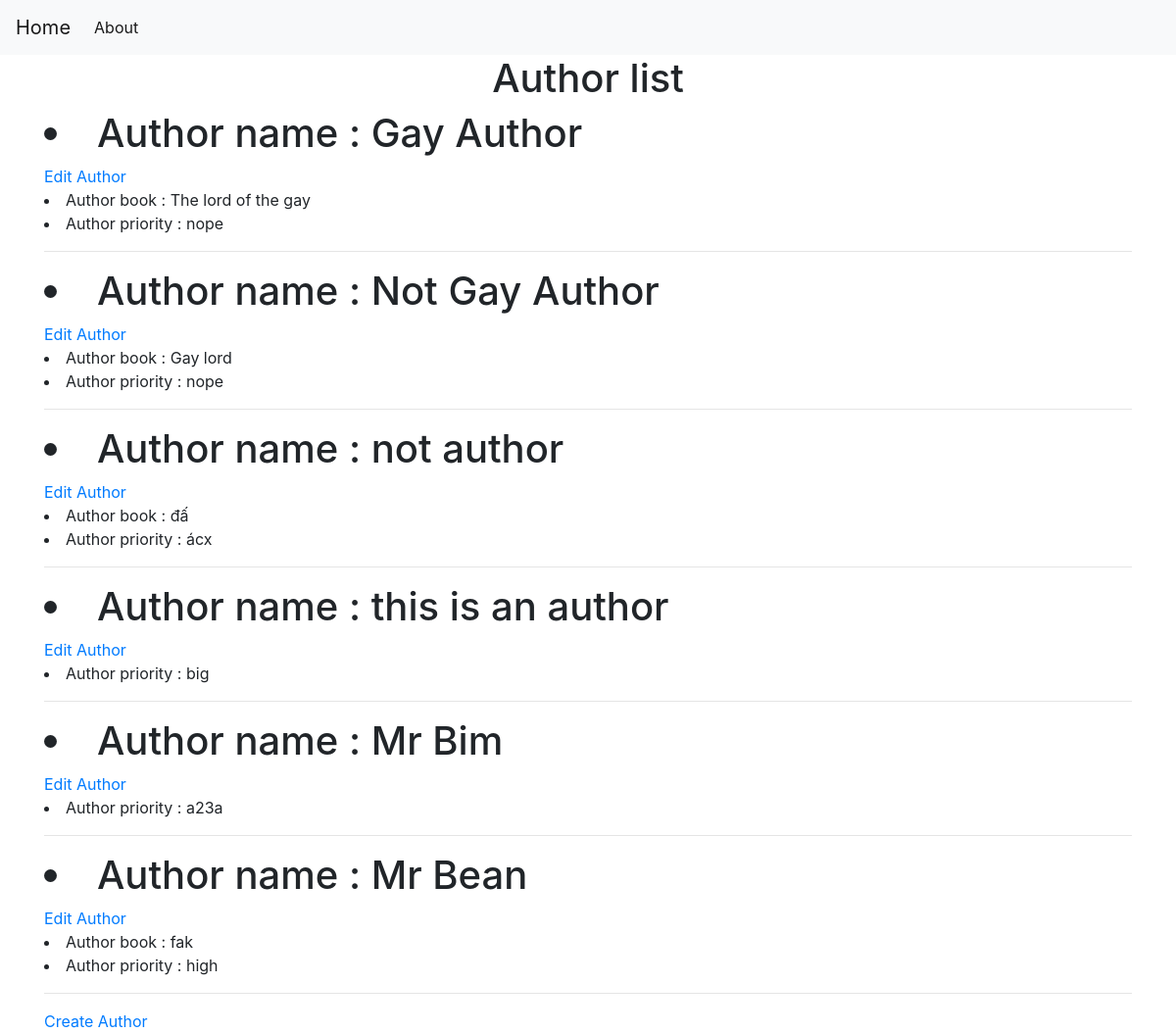
Page /author on the earlier database version.
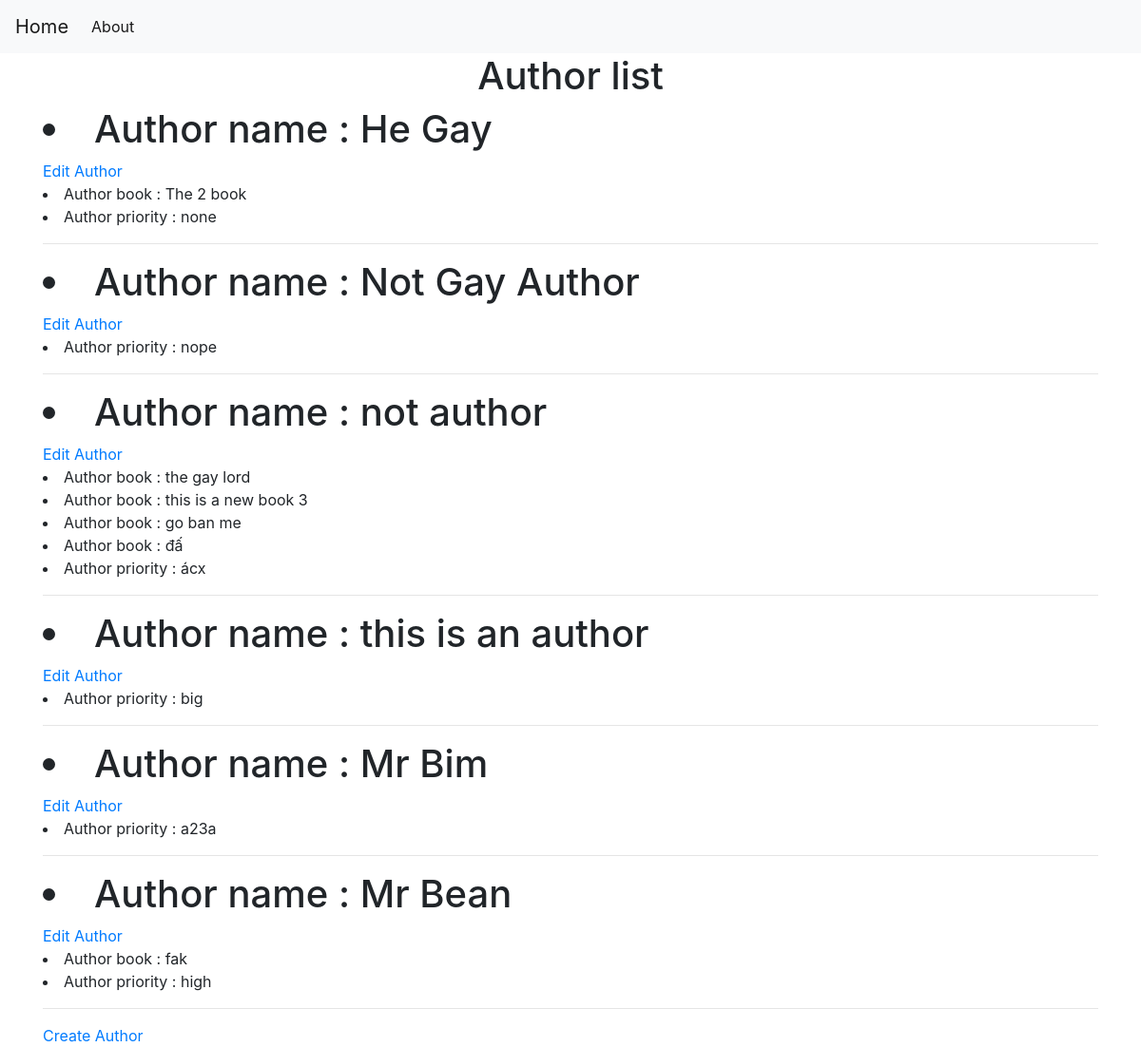
Same page on the later database version.
### tables this page shows
CREATE TABLE author (
    authorid INTEGER PRIMARY KEY ,
    name TEXT NOT NULL,
    priority TEXT NOT NULL
);

CREATE TABLE book (
    bookid INTEGER PRIMARY KEY ,
    title TEXT NOT NULL,
    authorid INTEGER,
    FOREIGN KEY(authorid) REFERENCES author(authorid)
);

### app.py (the view)
@app.route('/author')
def showauthor():
    conn = get_db_connection()
    authors = conn.execute('SELECT * FROM author').fetchall()
    books = conn.execute('SELECT * FROM book').fetchall()
    conn.close()
    return render_template('show_author.html', authors=authors,books=books)

### app.py (called while the page is built)
def get_db_connection():
    conn = sqlite3.connect('database.db')
    conn.row_factory = sqlite3.Row
    return conn

### templates/show_author.html (shortened to what this page needs)
{% extends 'base.html' %}
{% block content %}
    <h1>{% block title %} <center> Author list </center> {% endblock %}</h1>
    {% for author in authors %}
            <h1><li>Author name : {{ author.name }}</li></h1>
            <a href="{{ url_for('editauthor',id= author.authorid) }}">Edit Author</a>
            {% for book in books %}
                {% if book.authorid == author.authorid %}
                    <li>Author book : {{ book.title }}</li>
                {% endif%}
            {% endfor %}
            <li>Author priority : {{ author.priority }}</li>
        <hr>
    {% endfor %}
    <a href="{{ url_for('createauthor')}}">Create Author</a>
{% endblock %}

Differences in the rows shown:
changed author: name "Gay Author" → "He Gay"; gains book (title "The 2 book"); priority "nope" → "none"; loses book (title "The lord of the gay")
changed author "Not Gay Author": loses book (title "Gay lord")
changed author "not author": gains book (title "the gay lord")
added book: title "this is a new book 3", shown under author "not author"
added book: title "go ban me", shown under author "not author"
